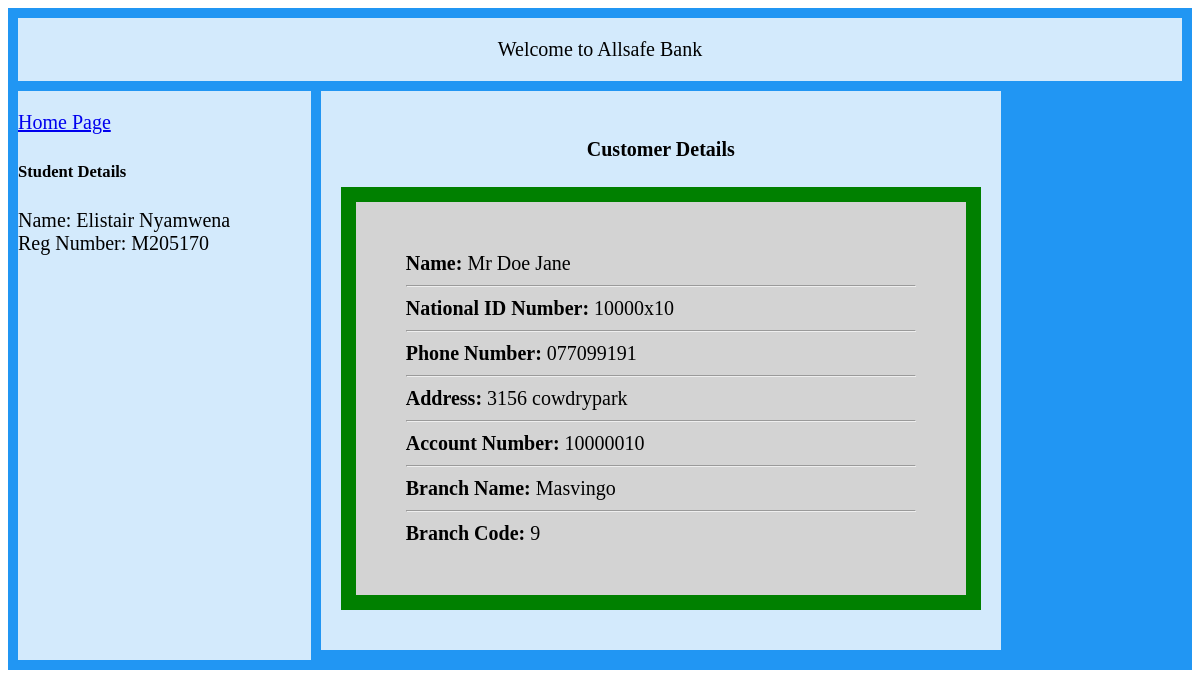
/customer_details/1/, run on the app's committed database.
### base/models.py (models this page shows, shortened)
class BankDetails(models.Model):
    account_number = models.CharField(max_length=30, unique=True)
    customer_id = models.ForeignKey(Customer, on_delete=models.CASCADE)
    branch_name = models.CharField(max_length=30)
    branch_code = models.IntegerField()

class Customer(models.Model):
    first_name = models.CharField(max_length=30)
    last_name = models.CharField(max_length=30)
    national_id_number = models.CharField(max_length=16, unique=True)
    title = models.CharField(max_length=10)
    phone_number = models.CharField(max_length=18)
    address = models.CharField(max_length=50)
    updated = models.DateTimeField(auto_now=True)
    created = models.DateTimeField(auto_now_add=True)

### base/views.py (the view)
# urls.py: path('customer_details/<str:pk>/', views.view_details, name="details"),
def view_details(request, pk):
    customers = BankDetails.objects.get(customer_id=pk)
    context = {'customers': customers}
    return render(request, 'base/customer_details.html', context)

### base/templates/base/customer_details.html (shortened to what this page needs)
{% extends 'nav.html' %}
{% block content %}
<h4>Customer Details</h4>
<div id="details">
<span style="font-weight: bold">Name: </span>  {{ customers.customer_id.title  }} {{ "  " }} {{ customers.customer_id.last_name }} {{ " " }} {{ customers.customer_id.first_name }} <br>
    <hr>
    <span style="font-weight: bold">National ID Number:</span> {{ customers.customer_id.national_id_number }}  <br>
    <hr>
    <span style="font-weight: bold">Phone Number:</span>  {{ customers.customer_id.phone_number }} <br>
    <hr>
    <span style="font-weight: bold">Address:</span>  {{ customers.customer_id.address }} <br>
    <hr>
    <span style="font-weight: bold">Account Number:</span> {{ customers.account_number }}  <br>
    <hr>
    <span style="font-weight: bold">Branch Name:</span> {{ customers.branch_name }} <br>
    <hr>
    <span style="font-weight: bold">Branch Code:</span> {{ customers.branch_code }} <br>
</div>
{% endblock content %}

### base/templates/base/customer_details.html (style rules this page uses)
#details { background-color: lightgrey; width: auto; border: 15px solid green; padding: 50px; margin: 20px; text-align: left !important; }

### data on the page
BankDetails: customer_id "Mr", customer_id.last_name "Doe", customer_id.first_name "Jane", customer_id.national_id_number "10000x10", customer_id.phone_number "077099191", customer_id.address "3156 cowdrypark", account_number "10000010", branch_name "Masvingo", branch_code "9"
